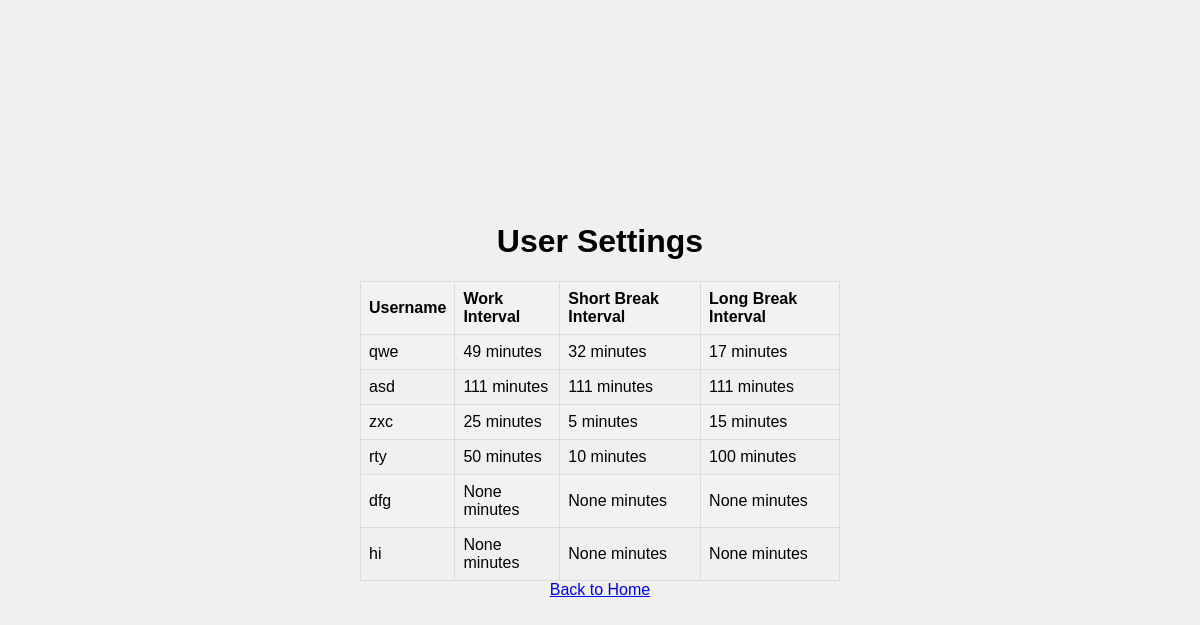
The app's page /display_user_settings, older data.
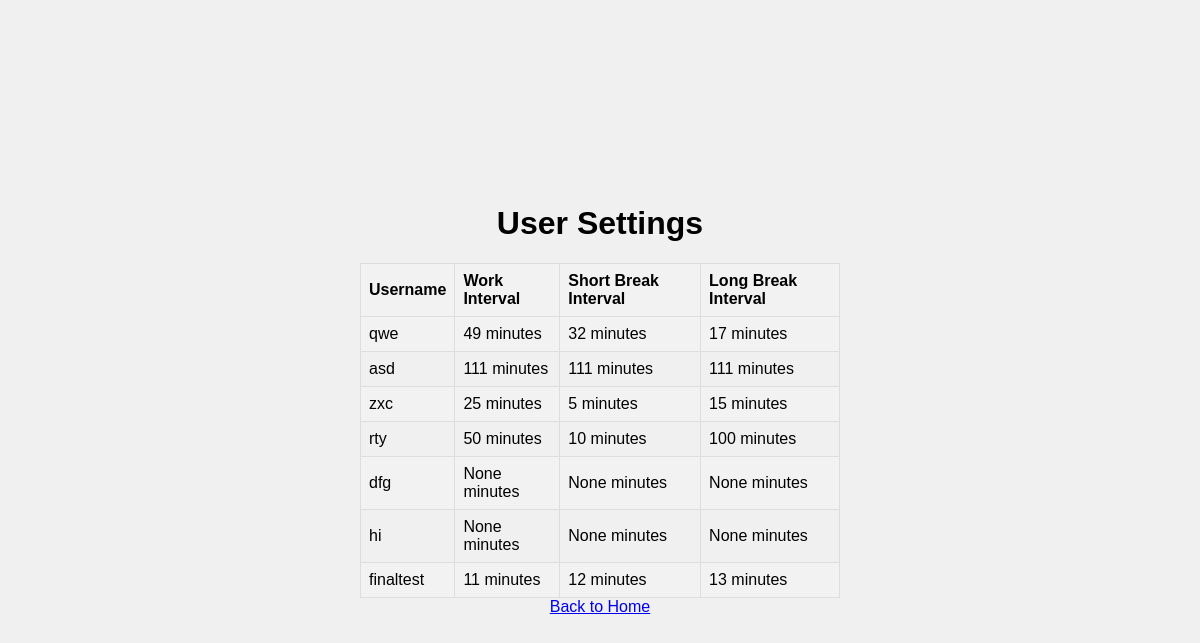
The same page, newer data.
### app/models.py (models this page shows)
class PomodoroSettings(db.Model):
    __tablename__ = 'PomodoroSettings'
    SettingID = db.Column(db.Integer, primary_key=True, autoincrement=True)
    UserID = db.Column(db.Integer, db.ForeignKey('users.userid'))
    WorkInterval = db.Column(db.Integer, default=25)
    ShortBreakInterval = db.Column(db.Integer, default=5)
    LongBreakInterval = db.Column(db.Integer, default=15)

class User(db.Model):
    __tablename__ = 'users'
    userid = db.Column(db.Integer, primary_key=True, autoincrement=True)
    username = db.Column(db.Text, unique=True, nullable=False)
    password = db.Column(db.Text, nullable=False)
    email = db.Column(db.Text, unique=True, nullable=False)

### app/routes.py (the view)
@routes.route('/display_user_settings')
def display_user_settings():
    user_settings = []
    view_data = db.session.execute(text("SELECT username, WorkInterval, ShortBreakInterval, LongBreakInterval FROM UserSettingsView;"))
    for row in view_data.fetchall():
        user_settings.append({
            'username': row[0],
            'WorkInterval': row[1],
            'ShortBreakInterval': row[2],
            'LongBreakInterval': row[3]
        })
    return render_template('user_settings.html', user_settings=user_settings)

### app/templates/user_settings.html (shortened to what this page needs)
<!doctype html>
<html>
<head>
    <link rel="stylesheet" href="{{ url_for('static', filename='styles.css') }}">
</head>
<body>
    <h1>User Settings</h1>
    <table>
        <tr>
            <th>Username</th>
            <th>Work Interval</th>
            <th>Short Break Interval</th>
            <th>Long Break Interval</th>
        </tr>
        {% for settings in user_settings %}
        <tr>
            <td>{{ settings.username }}</td>
            <td>{{ settings.WorkInterval }} minutes</td>
            <td>{{ settings.ShortBreakInterval }} minutes</td>
            <td>{{ settings.LongBreakInterval }} minutes</td>
        </tr>
        {% endfor %}
    </table>
    <a href="/">Back to Home</a>
</body>
</html>

### app/static/styles.css (style rules this page uses)
body { font-family: Arial, sans-serif; margin: 0; padding: 0; display: flex; flex-direction: column; justify-content: center; align-items: center; height: 100vh; background-color: #f0f0f0; }
table { border-collapse: collapse; width: 40%; border: 1px solid #ddd; }
table th, table td { border: 1px solid #ddd; padding: 8px; text-align: left; }
table th { background-color: #f2f2f2; }
table tr:nth-child(even) { background-color: #f2f2f2; }

Row changes from the older to the newer data that the page shows:
added PomodoroSettings: username "finaltest", WorkInterval "11", ShortBreakInterval "12", LongBreakInterval "13"
